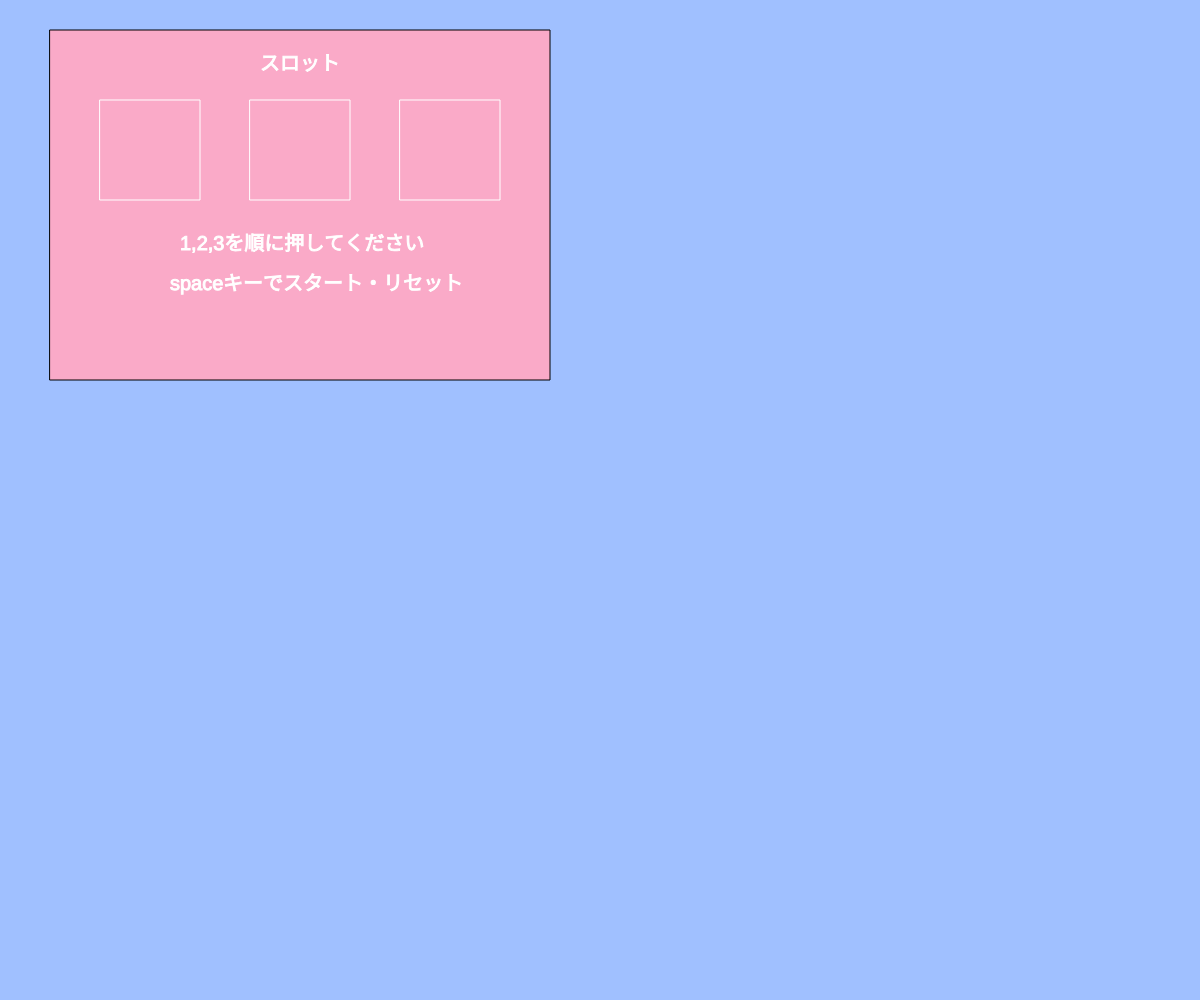
Frame 1 (no input)
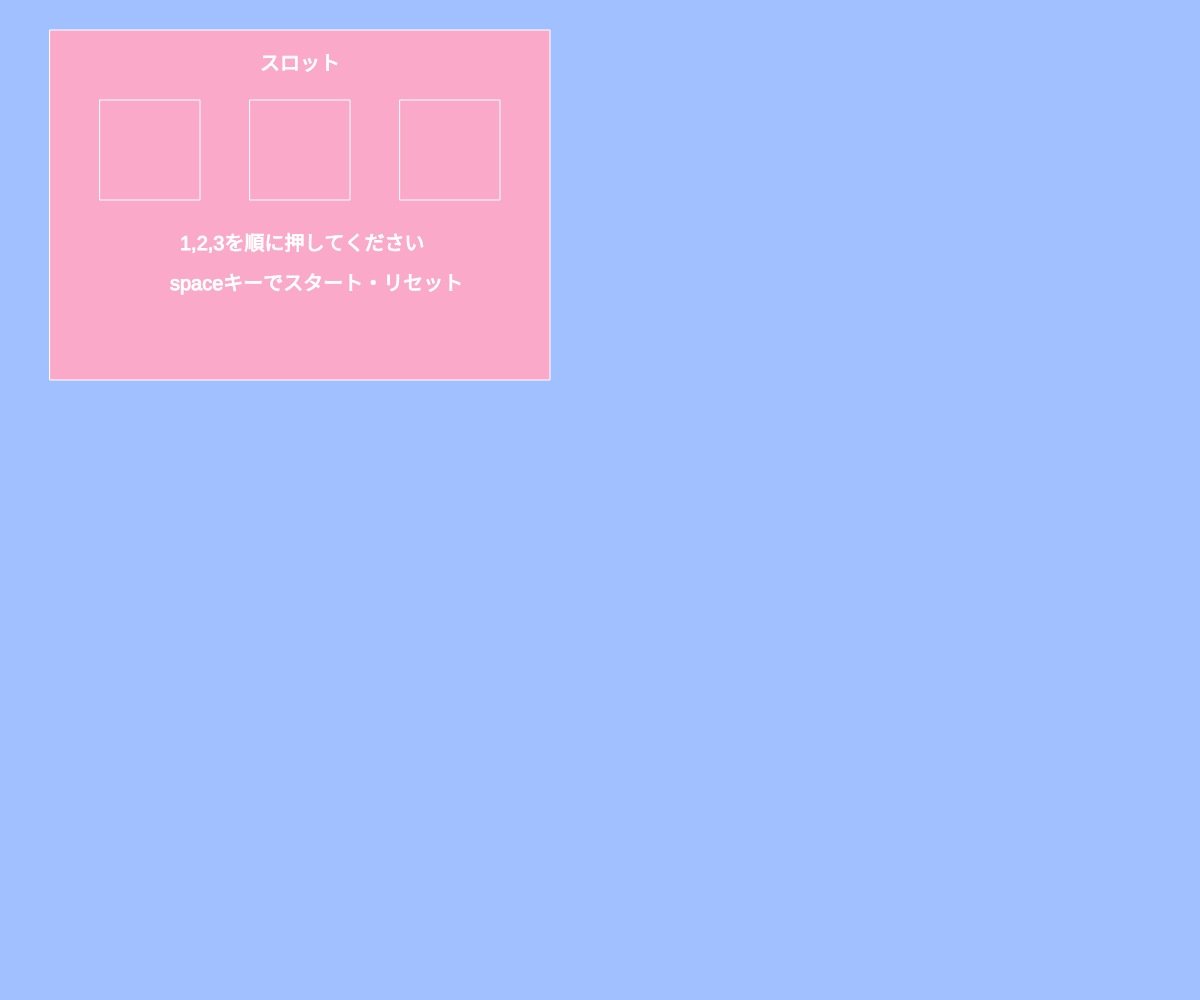
Frame 60 (no input)
Frame 120 (the mouse pressed at the canvas centre since frame 60): identical to frame 60, image omitted

The p5.js sketch that drew these frames (run headless with seeded random() and noise() and a simulated clock; from frame 60 on, the mouse is pressed at the canvas centre):

// p5.js sketch
// ── sketch.js
// 最終課題を制作しよう




function windowResized(){
  resizeCanvas(windowWidth, windowHeight);
}


let first = [];
let second = [];
let third = [];
let turn=0;
let number1;
let number2;
let number3;
let hit;


 
function setup() {
  createCanvas(windowWidth, windowHeight);
  for(let i=0;i<10;i++){
     first[i]=i;
     second[i]=i;
     third[i]=i;
  }
}

function draw(){
  background(160, 192, 255);

  fill(250, 170, 200);
  rect(50,30,500,350);


  stroke(255);
  fill(255);
  textSize(20);
  text("スロット",260,70);
  text("1,2,3を順に押してください",180,250);
  text("spaceキーでスタート・リセット",170,290);

  noFill();
  rect(100,100,100,100);
  rect(250,100,100,100);
  rect(400,100,100,100);

  textSize(60);
  fill(255);

   if(key == " "){
    text(first[turn],130,170);
    text(second[turn],280,170);
    text(third[turn],430,170);
  }
  
   if(key=="1"){
    text(first[number1],130,170);
    text(second[turn],280,170);
    text(third[turn],430,170);
  }

  if(key=="2"){
    text(first[number1],130,170);
    text(second[number2],280,170);
    text(third[turn],430,170);
  }
  
  if(key=="3"){
    text(first[number1],130,170);
    text(second[number2],280,170);
    text(third[number3],430,170);
  } 
 
  turn=turn+1;
  if(turn==10){
     turn=0;
  } 

  if(hit==1, 2,3){
    result();
  }
}


function result(){
  if(hit==1){
    textSize(40);
     text("大当たり！",240,350);
  }
  if(hit==2){
    textSize(40);
     text("当たり！",240,350);
  } 	
  if(hit==3){
    textSize(40);
     text("はずれ！",240,350);
  }
}


function judge(){
  if(number1==7, number2==7, number3==7){
    hit=1;
  }
  else if((number1 == number2)&&(number2 == number3)){
     hit=2;
  }
  else{
     hit=3;
  }
}


function keyPressed(){
  if(key == " "){ 
     number1=turn;
      number2=turn;
      number3=turn;
  }
  if(key=="1"){
    number1=turn;
 }
 if(key=="2"){
    number2=turn;
 }
 if(key=="3"){
    number3=turn;
    judge();
 } 
}
